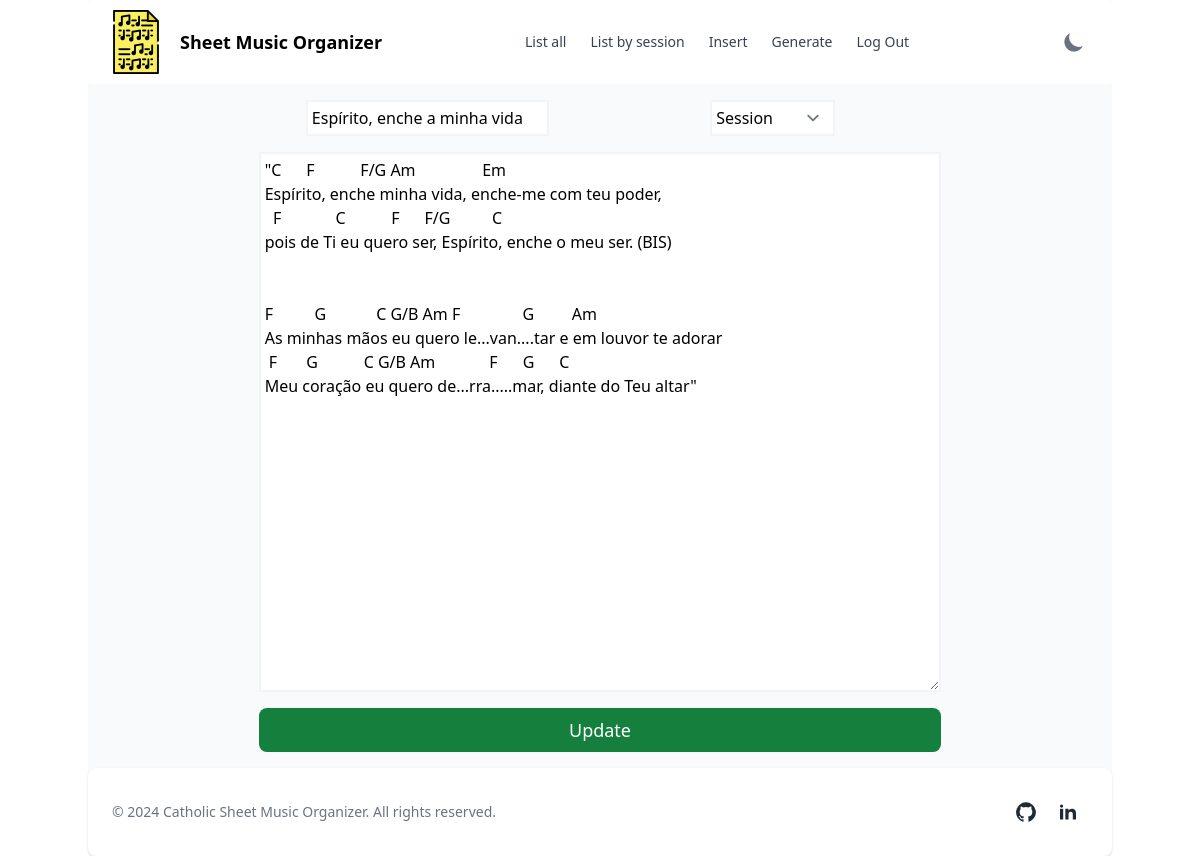
/edit/11 (signed in), run on an earlier commit of the app's database.
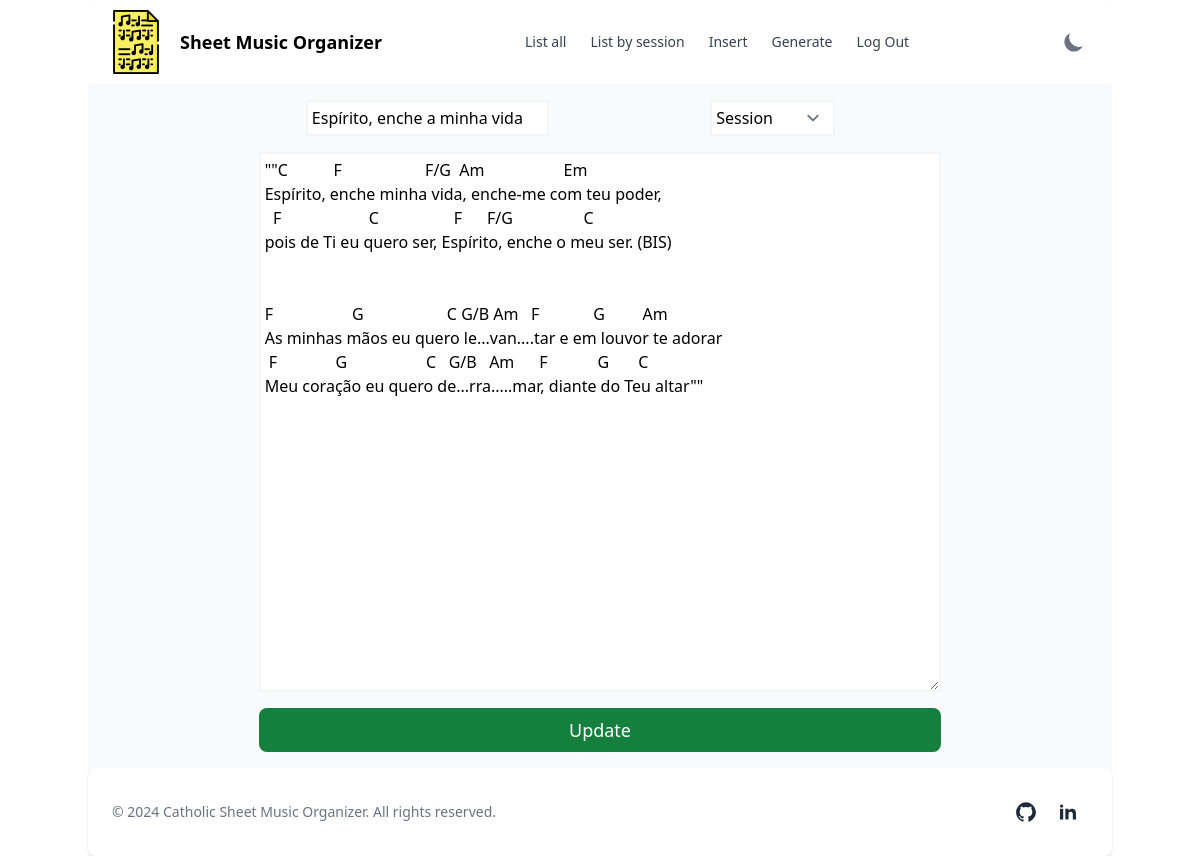
And on a later commit of the database.
### tables this page shows
CREATE TABLE cifras (
    id INTEGER PRIMARY KEY AUTOINCREMENT,
    nome TEXT NOT NULL,
    sessao TEXT NOT NULL,
    cifra TEXT NOT NULL
);

### app.py (the view)
@app.route('/edit/<int:id>')
@login_required
def edit_cifra(id):
    if session["username"] != 'admin':
        flash('User not authorize', 'error')
        return redirect('/list')
    cifra_data = db.execute("SELECT * FROM cifras WHERE id = ?", id)
    return render_template('update.html', cifra_data=cifra_data[0], sessions=SESSOES_DA_MISSA.values())

### utilities.py (called while the page is built)
def login_required(f):
    @wraps(f)
    def decorated_function(*args, **kwargs):
        if session.get("user_id") is None:
            return redirect("/index")
        return f(*args, **kwargs)
    return decorated_function

### templates/update.html (shortened to what this page needs)
{% extends "layout.html" %}
{% block main %}
<form action="/update/{{cifra_data['id']}}" method="post" class="mt-4">
  <div
    class="md:grid w-4/5 md:grid-cols-2 gap-2 justify-items-center mx-auto lg:w-2/3"
  >
    <input
      autocomplete="off"
      class="border-solid border-2 border-gray-100 p-1 focus:outline-none dark:focus:ring-gray-700 dark:bg-gray-800 dark:border-gray-600 dark:text-white dark:hover:bg-gray-700"
      min="0"
      name="name"
      type="text"
      required
      value="{{cifra_data['nome']}}"
    />
    <select
      class="mx-auto w-auto border-solid border-2 border-gray-100 p-1 focus:outline-none dark:focus:ring-gray-700 dark:bg-gray-800 dark:border-gray-600 dark:text-white dark:hover:bg-gray-700"
      name="session"
    >
      <option disabled selected>Session</option>
    </select>
    <textarea
      class="w-full mx-auto p-1 mt-2 md:col-span-2 border-solid border-2 border-gray-100 focus:outline-none dark:focus:ring-gray-700 dark:bg-gray-800 dark:text-white dark:border-gray-600 dark:hover:bg-gray-700"
      autocomplete="off"
      name="music_sheet"
      rows="22"
      cols="100"
      required
    >"{{cifra_data['cifra']}}"</textarea>
    <button
      class="md:col-span-2 mt-2 mb-4 text-white bg-green-700 hover:bg-green-800 focus:ring-4 focus:outline-none focus:ring-green-300 font-medium rounded-lg md:text-lg md:px-6 md:py-2 text-center text-base px-4 py-2 w-full dark:bg-indigo-600"
      type="submit"
    >
      Update
    </button>
  </div>
</form>
{% endblock %}

What changed in the data, as far as the page shows it:
changed cifras "Espírito, enche a minha vida": music_sheet "\"C F F/G Am Em Espírito, enche minha vida, enche-me com teu poder, F C F F/G C pois de Ti eu quero ser, Espírito, enche o meu ser. (BIS) F G C G/B Am F G Am As minhas mãos eu quero le...van....tar e em louvor te adorar F G C G/B Am F G C Meu coração eu quero de...rra.....mar, diante do Teu altar\"" → "\"\"C F F/G Am Em Espírito, enche minha vida, enche-me com teu poder, F C F F/G C pois de Ti eu quero ser, Espírito, enche o meu ser. (BIS) F G C G/B Am F G Am As minhas mãos eu quero le...van....tar e em louvor te adorar F G C G/B Am F G C Meu coração eu quero de...rra.....mar, diante do Teu altar\"\""
